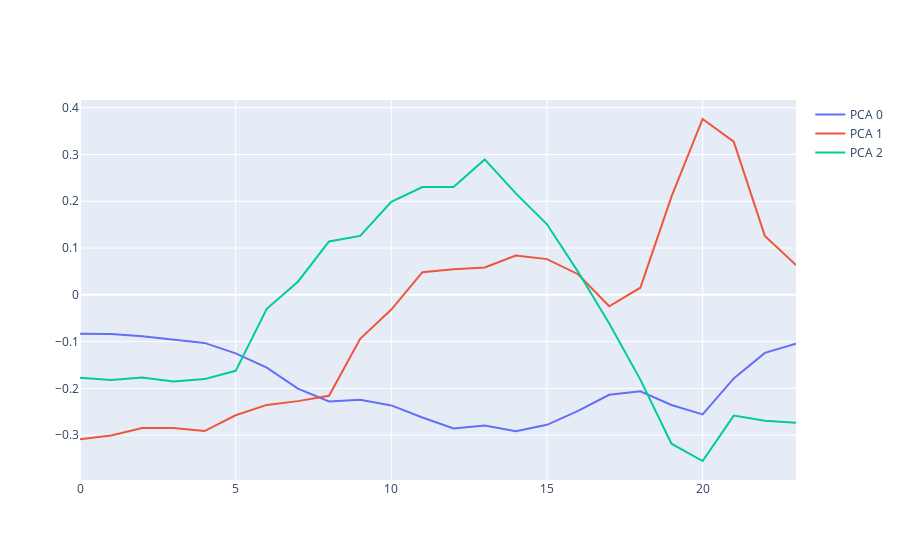

Write notebook code for a chart like this one.
### Code cell
traces = []
for i in range(pca.components_.shape[0]):
    y = pca.components_[i].tolist()
    trace = {**template_trace, "y": y, "name": f"PCA {i}"}
    traces.append(trace)
go.Figure(traces)

### Figure 1 — Plotly figure (JSON) as saved in the notebook; plotly's stock layout.template omitted (floating-point values rounded to 4 significant figures)
{"data": [{"name": "PCA 0", "type": "scatter", "x": [0, 1, 2, 3, 4, 5, 6, 7, 8, 9, 10, 11, 12, 13, 14, 15, 16, 17, 18, 19, 20, 21, 22, 23], "y": [-0.08336, -0.08357, -0.08882, -0.09512, -0.1029, -0.1251, -0.1556, -0.2004, -0.2282, -0.2245, -0.2365, -0.2623, -0.2858, -0.2794, -0.292, -0.278, -0.2482, -0.2137, -0.2064, -0.2356, -0.2556, -0.1788, -0.1242, -0.1046]}, {"name": "PCA 1", "type": "scatter", "x": [0, 1, 2, 3, 4, 5, 6, 7, 8, 9, 10, 11, 12, 13, 14, 15, 16, 17, 18, 19, 20, 21, 22, 23], "y": [-0.3092, -0.3008, -0.285, -0.2846, -0.2914, -0.2575, -0.2354, -0.2274, -0.216, -0.09397, -0.03164, 0.04833, 0.05483, 0.05842, 0.08376, 0.07631, 0.04404, -0.02459, 0.01516, 0.21, 0.3759, 0.3275, 0.1259, 0.06364]}, {"name": "PCA 2", "type": "scatter", "x": [0, 1, 2, 3, 4, 5, 6, 7, 8, 9, 10, 11, 12, 13, 14, 15, 16, 17, 18, 19, 20, 21, 22, 23], "y": [-0.1773, -0.1823, -0.1767, -0.1856, -0.1803, -0.1626, -0.02987, 0.02803, 0.1141, 0.126, 0.1989, 0.2303, 0.2306, 0.2894, 0.2169, 0.1508, 0.0491, -0.06142, -0.1813, -0.3184, -0.3554, -0.2582, -0.2695, -0.2735]}], "layout": {}}
